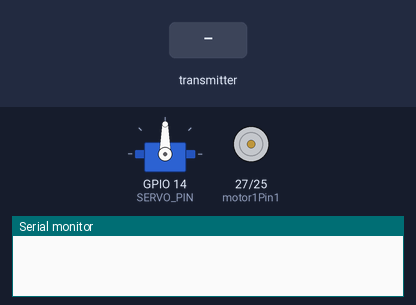
The sketch below on a simulated ESP32. Parts: servo, motor-driver pin pairs drawn as motors (green arrow = first pin HIGH = forward, orange = second pin HIGH = backward, longer = more drive, scaled by the enable pin), the last lines printed to the serial monitor. Inputs (shaded band) come from the test bench.

Above: at 1.2 s.
1.3 s: the transmitter starts sending speed = 0
At 2.5 s:
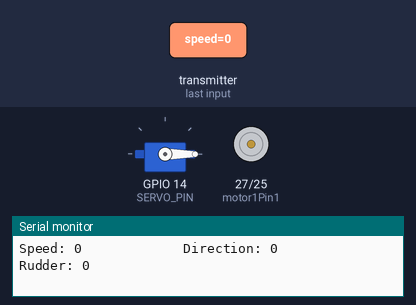
2.8 s: the transmitter starts sending direction = 1
4.3 s: the transmitter starts sending rudderAngle = 45
At 4.8 s:
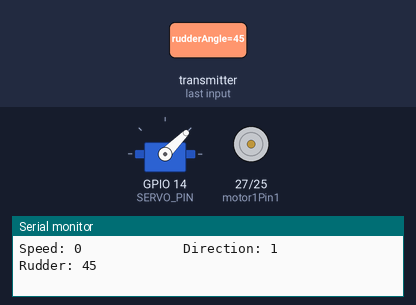
5.8 s: the transmitter starts sending speed = 1024
At 7.0 s:
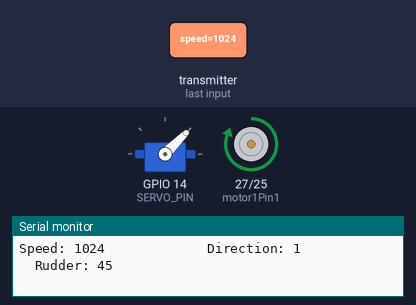
7.3 s: the transmitter starts sending direction = 0
At 8.2 s:
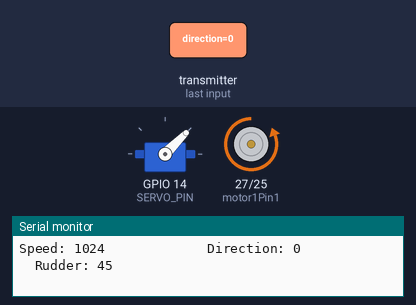
8.8 s: the transmitter starts sending rudderAngle = 0
At 9.4 s:
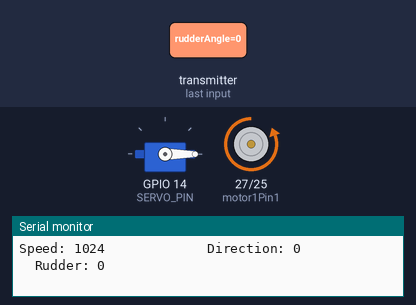
Timing chart, 0 to 11.3 s (numbered marks = the images above; inputs shaded):
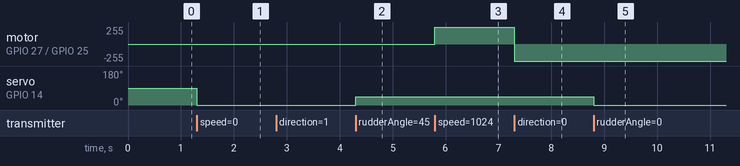

Measured:
- after the input at 1.3 s, servo on GPIO 14 (SERVO_PIN): 90° → 0° at once
- after the input at 4.3 s, servo on GPIO 14 (SERVO_PIN): 0° → 45° at once
- after the input at 5.8 s, motor on GPIO 27 (motor1Pin1) / GPIO 25 (motor1Pin2): stopped → forward 255/255 at once
- after the input at 7.3 s, motor on GPIO 27 (motor1Pin1) / GPIO 25 (motor1Pin2): forward 255/255 → backward 255/255 at once
- after the input at 8.8 s, servo on GPIO 14 (SERVO_PIN): 45° → 0° at once

The sketch:

controller_RECEIVER.ino
```cpp
#include <esp_now.h>
#include <WiFi.h>

#include <Servo.h>

#define SERVO_PIN 14 // ESP32 pin GPIO26 connected to servo motor

// Motor
int motor1Pin1 = 27;
int motor1Pin2 = 25;
int enable1Pin = 32;

// Setting PWM properties
const int freq = 30000;
const int pwmChannel = 15; // servo motor header file was using don't know how many pwm channels, so in its header file, I set max limit of pwm channels to 14.
const int resolution = 8;

Servo servoMotor;

// Structure example to receive data
// Must match the sender structure
typedef struct struct_message {
    int speed;
    bool direction;
    int rudderAngle;
} struct_message;

// Create a struct_message called myData
struct_message myData;

// callback function that will be executed when data is received
void OnDataRecv(const uint8_t * mac, const uint8_t *incomingData, int len) {
  memcpy(&myData, incomingData, sizeof(myData));
  // Serial.print("Bytes received: ");
  // Serial.println(len);
  Serial.print("Speed: ");
  Serial.print(myData.speed);
  Serial.print("             Direction: ");
  Serial.print(myData.direction);
  Serial.print("             Rudder: ");
  Serial.println(myData.rudderAngle);

  if (myData.direction) {
    digitalWrite(motor1Pin1, HIGH);
    digitalWrite(motor1Pin2, LOW);
  }
  else {
    digitalWrite(motor1Pin1, LOW);
    digitalWrite(motor1Pin2, HIGH);
  }


  ledcWrite(pwmChannel, myData.speed);

  servoMotor.write(myData.rudderAngle);

}

void setup() {
  // sets the pins as outputs:
  pinMode(motor1Pin1, OUTPUT);
  pinMode(motor1Pin2, OUTPUT);
  pinMode(enable1Pin, OUTPUT);

  // configure LED PWM functionalitites
  ledcSetup(pwmChannel, freq, resolution);

  // attach the channel to the GPIO to be controlled
  ledcAttachPin(enable1Pin, pwmChannel);

  ledcWrite(pwmChannel, 0);

  servoMotor.attach(SERVO_PIN);  // attaches the servo on ESP32 pin

  // Initialize Serial Monitor
  Serial.begin(115200);

  // Set device as a Wi-Fi Station
  WiFi.mode(WIFI_STA);

  // Init ESP-NOW
  if (esp_now_init() != ESP_OK) {
    Serial.println("Error initializing ESP-NOW");
    return;
  }

  // Once ESPNow is successfully Init, we will register for recv CB to
  // get recv packer info
  esp_now_register_recv_cb(OnDataRecv);
}

void loop() {

}
```
